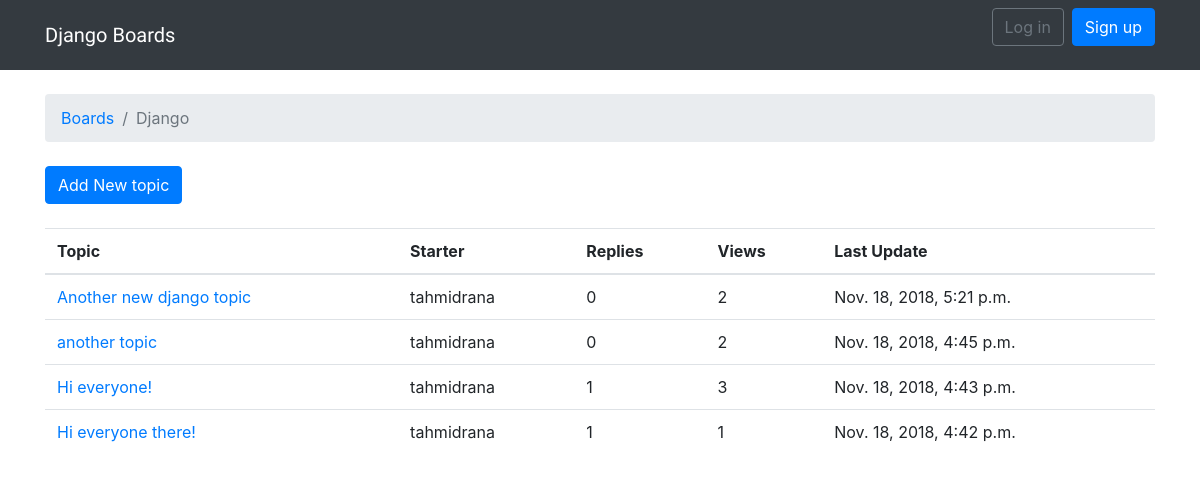
The page /boards/1/ on the database as committed earlier.
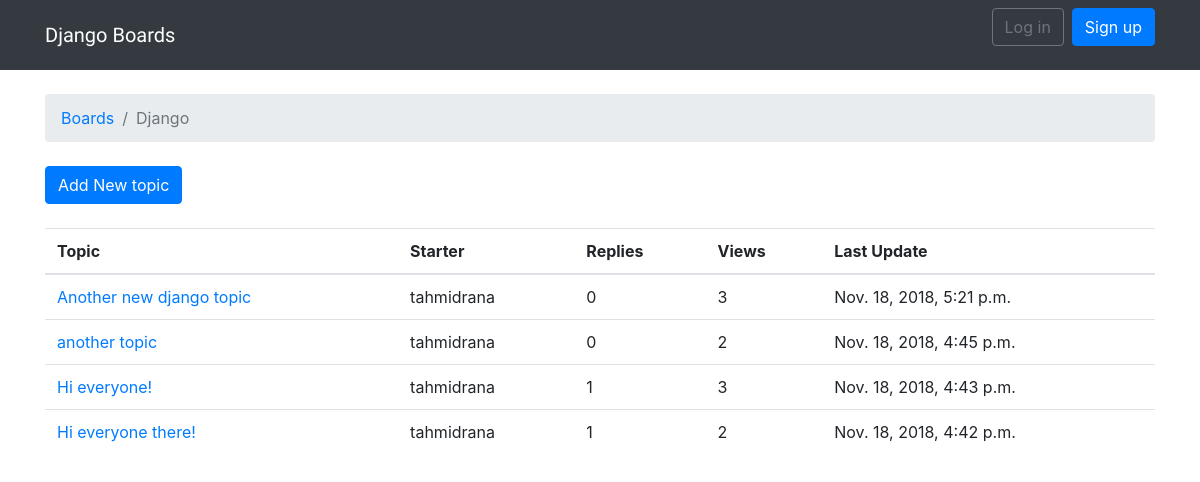
The same page on the database as committed later.
### boards/models.py (models this page shows, shortened)
class Topic(models.Model):
    subject = models.CharField(max_length=250)
    last_updated = models.DateTimeField(auto_now_add=True)
    board = models.ForeignKey(
        Board, on_delete=models.CASCADE, related_name='topics')
    starter = models.ForeignKey(
        User, on_delete=models.CASCADE, related_name='topics')
    views = models.PositiveIntegerField(default=0)

### boards/views.py (the view)
# urls.py: path('boards/<int:id>/', views.board_topics, name='board_topics'),
def board_topics(request, id):
    board = get_object_or_404(Board, pk=id)
    topics = board.topics.order_by(
        '-last_updated').annotate(replies=Count('posts')-1)
    return render(request, 'topics.html', {'board': board, 'topics': topics})

### templates/topics.html (shortened to what this page needs)
{% extends 'base.html' %}
{% block breadcrumb %}
<li class="breadcrumb-item"><a href="{% url 'home' %}">Boards</a></li>
<li class="breadcrumb-item active">{{ board.name }}</li>
{% endblock %}
{% block content %}
<div class="mb-4">
    <a href="{% url 'new_topic' board.pk %}" class="btn btn-primary">Add New topic</a>
</div>
<table class="table">
    <thead class="thead-inverse">
        <tr>
            <th>Topic</th>
            <th>Starter</th>
            <th>Replies</th>
            <th>Views</th>
            <th>Last Update</th>
        </tr>
    </thead>
    <tbody>
        {% for topic in topics %}
        <tr>
            <td><a href="{% url 'topic_posts' board.pk topic.pk %}">{{ topic.subject }}</a></td>
            <td>{{ topic.starter.username }}</td>
            <td>{{ topic.replies }}</td>
            <td>{{ topic.views }}</td>
            <td>{{ topic.last_updated }}</td>
        </tr>
        {% endfor %}
    </tbody>
</table>
{% endblock %}

Rows that differ between the two databases and show on the page:
changed Topic "Another new django topic": views "2" → "3"
changed Topic "Hi everyone there!": views "1" → "2"
